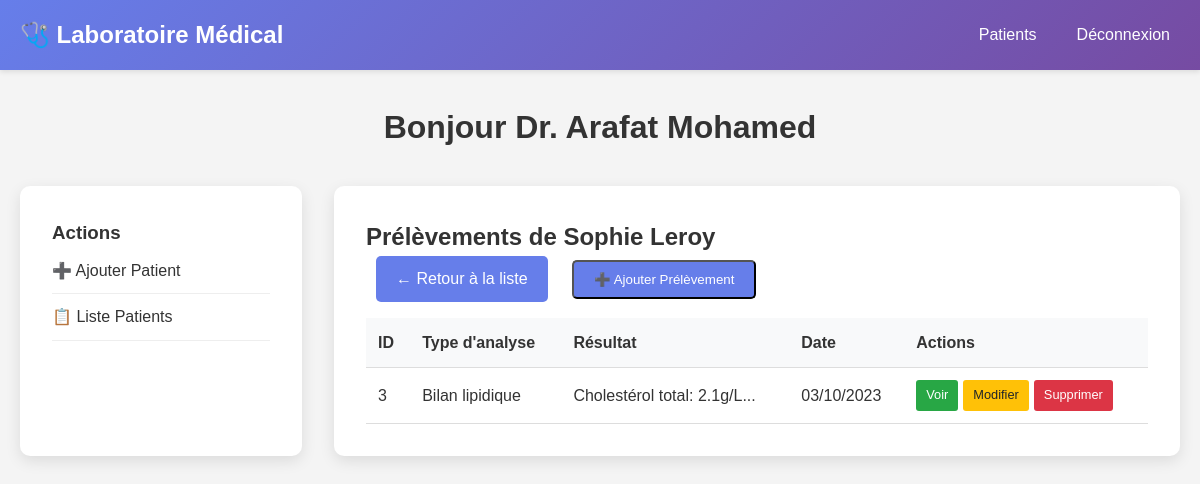
Screenshot of /dashboard_medecin.php?patient_id=2 (signed in) with the database file from the repository.
### tables this page shows
CREATE TABLE patient (
    id_patient INT AUTO_INCREMENT PRIMARY KEY,
    nom VARCHAR(50) NOT NULL,
    prenom VARCHAR(50) NOT NULL,
    email VARCHAR(100) UNIQUE NOT NULL,
    mot_de_passe VARCHAR(255) NOT NULL,
    telephone VARCHAR(20)
);

CREATE TABLE prelevement (
    id_prelevement INT AUTO_INCREMENT PRIMARY KEY,
    id_patient INT NOT NULL,
    type_analyse VARCHAR(100) NOT NULL,
    resultat TEXT,
    date_prelevement DATE NOT NULL,
    FOREIGN KEY (id_patient) REFERENCES patient(id_patient) ON DELETE CASCADE
);

### dashboard_medecin.php (the view, shortened to what this page needs)
<?php
require_once 'includes/db.php';
$stmt = $pdo->query("SELECT * FROM patient ORDER BY nom, prenom");
$patients = $stmt->fetchAll();
$prelevements = [];
$selected_patient = null;
if (isset($_GET['patient_id'])) {
    $patient_id = $_GET['patient_id'];
    $stmt = $pdo->prepare("SELECT * FROM patient WHERE id_patient = ?");
    $stmt->execute([$patient_id]);
    $selected_patient = $stmt->fetch();
    $stmt = $pdo->prepare("SELECT * FROM prelevement WHERE id_patient = ? ORDER BY date_prelevement DESC");
    $stmt->execute([$patient_id]);
    $prelevements = $stmt->fetchAll();
}
?>
<!DOCTYPE html>
<html lang="fr">
<head>
    <link rel="stylesheet" href="css/style.css">
</head>
<body>
    <header>
        <nav class="container">
            <div class="logo">🩺 Laboratoire Médical</div>
            <ul>
                <li><a href="dashboard_medecin.php">Patients</a></li>
                <li><a href="logout.php">Déconnexion</a></li>
            </ul>
        </nav>
    </header>
    <div class="dashboard">
        <div class="container">
            <h1>Bonjour Dr. <?php echo $_SESSION['user_name']; ?></h1>
            <div class="dashboard-grid">
                <div class="sidebar">
                    <h3>Actions</h3>
                    <ul>
                        <li><a href="#" onclick="openModal('add-patient-modal')">➕ Ajouter Patient</a></li>
                        <li><a href="dashboard_medecin.php">📋 Liste Patients</a></li>
                    </ul>
                </div>
                <div class="main-content">
                    <?php if (!$selected_patient): ?>
                        <h2>Gestion des Patients</h2>
                        <div class="search-container">
                            <input type="text" id="search" placeholder="Rechercher un patient...">
                        </div>
                        <table class="table" id="patients-table">
                            <thead>
                                <tr>
                                    <th>ID</th>
                                    <th>Nom</th>
                                    <th>Prénom</th>
                                    <th>Email</th>
                                    <th>Téléphone</th>
                                    <th>Actions</th>
                                </tr>
                            </thead>
                            <tbody>
                                <?php foreach ($patients as $patient): ?>
                                    <tr>
                                        <td><?php echo $patient['id_patient']; ?></td>
                                        <td><?php echo $patient['nom']; ?></td>
                                        <td><?php echo $patient['prenom']; ?></td>
                                        <td><?php echo $patient['email']; ?></td>
                                        <td><?php echo $patient['telephone']; ?></td>
                                        <td class="actions">
                                            <a href="dashboard_medecin.php?patient_id=<?php echo $patient['id_patient']; ?>" class="btn-small btn-view">Voir</a>
                                            <a href="#" onclick="editPatient(<?php echo $patient['id_patient']; ?>, '<?php echo $patient['nom']; ?>', '<?php echo $patient['prenom']; ?>', '<?php echo $patient['email']; ?>', '<?php echo $patient['telephone']; ?>')" class="btn-small btn-edit">Modifier</a>
                                            <a href="#" onclick="deletePatient(<?php echo $patient['id_patient']; ?>)" class="btn-small btn-delete">Supprimer</a>
                                        </td>
                                    </tr>
                                <?php endforeach; ?>
                            </tbody>
                        </table>
                    <?php else: ?>
                        <h2>Prélèvements de <?php echo $selected_patient['prenom'] . ' ' . $selected_patient['nom']; ?></h2>
                        <a href="dashboard_medecin.php" class="btn">← Retour à la liste</a>
                        <button onclick="openModal('add-prelevement-modal')" class="btn" style="margin-left: 10px;">➕ Ajouter Prélèvement</button>
                        <table class="table">
                            <thead>
                                <tr>
                                    <th>ID</th>
                                    <th>Type d'analyse</th>
                                    <th>Résultat</th>
                                    <th>Date</th>
                                    <th>Actions</th>
                                </tr>
                            </thead>
                            <tbody>
                                <?php foreach ($prelevements as $prelevement): ?>
                                    <tr>
                                        <td><?php echo $prelevement['id_prelevement']; ?></td>
                                        <td><?php echo $prelevement['type_analyse']; ?></td>
                                        <td><?php echo substr($prelevement['resultat'], 0, 50) . '...'; ?></td>
                                        <td><?php echo date('d/m/Y', strtotime($prelevement['date_prelevement'])); ?></td>
                                        <td class="actions">
                                            <a href="#" onclick="viewPrelevement('<?php echo $prelevement['resultat']; ?>')" class="btn-small btn-view">Voir</a>
                                            <a href="#" onclick="editPrelevement(<?php echo $prelevement['id_prelevement']; ?>, '<?php echo $prelevement['type_analyse']; ?>', '<?php echo $prelevement['resultat']; ?>', '<?php echo $prelevement['date_prelevement']; ?>')" class="btn-small btn-edit">Modifier</a>
                                            <a href="#" onclick="deletePrelevement(<?php echo $prelevement['id_prelevement']; ?>)" class="btn-small btn-delete">Supprimer</a>
                                        </td>
                                    </tr>
                                <?php endforeach; ?>
                            </tbody>
                        </table>
                    <?php endif; ?>
                </div>
            </div>
        </div>
    </div>
</body>
</html>

### style.css (style rules this page uses)
* { margin: 0; padding: 0; box-sizing: border-box; }
body { font-family: 'Arial', sans-serif; line-height: 1.6; color: #333; background-color: #f4f4f4; }
.container { max-width: 1200px; margin: 0 auto; padding: 0 20px; }
header { background: linear-gradient(135deg, #667eea 0%, #764ba2 100%); color: white; padding: 1rem 0; box-shadow: 0 2px 5px rgba(0,0,0,0.1); }
nav { display: flex; justify-content: space-between; align-items: center; }
.logo { font-size: 1.5rem; font-weight: bold; }
nav ul { display: flex; list-style: none; }
nav ul li { margin-left: 20px; }
nav a { color: white; text-decoration: none; padding: 5px 10px; border-radius: 5px; transition: background 0.3s; }
.btn { display: inline-block; padding: 10px 20px; background: #667eea; color: white; text-decoration: none; border-radius: 5px; margin: 0 10px; transition: background 0.3s; }
.dashboard { padding: 2rem 0; }
.dashboard h1 { text-align: center; margin-bottom: 2rem; color: #333; }
.dashboard-grid { display: grid; grid-template-columns: 1fr 3fr; gap: 2rem; }
.sidebar { background: white; padding: 2rem; border-radius: 10px; box-shadow: 0 5px 15px rgba(0,0,0,0.1); }
.sidebar ul { list-style: none; }
.sidebar a { display: block; padding: 10px 0; color: #333; text-decoration: none; border-bottom: 1px solid #eee; }
.main-content { background: white; padding: 2rem; border-radius: 10px; box-shadow: 0 5px 15px rgba(0,0,0,0.1); }
.table { width: 100%; border-collapse: collapse; margin-top: 1rem; }
.table th, .table td { padding: 12px; text-align: left; border-bottom: 1px solid #ddd; }
.table th { background: #f8f9fa; font-weight: bold; }
.actions { display: flex; gap: 5px; }
.btn-small { padding: 5px 10px; font-size: 0.8rem; border: none; border-radius: 3px; cursor: pointer; text-decoration: none; display: inline-block; }
.btn-edit { background: #ffc107; color: #212529; }
.btn-delete { background: #dc3545; color: white; }
.btn-view { background: #28a745; color: white; }

### rows the page displays
patient: prenom "Sophie", nom "Leroy"
prelevement: id_prelevement "3", type_analyse "Bilan lipidique", resultat "Cholestérol total: 2.1g/L", date_prelevement "03/10/2023"

### other values shown
$_SESSION['user_name'] "Arafat Mohamed"
